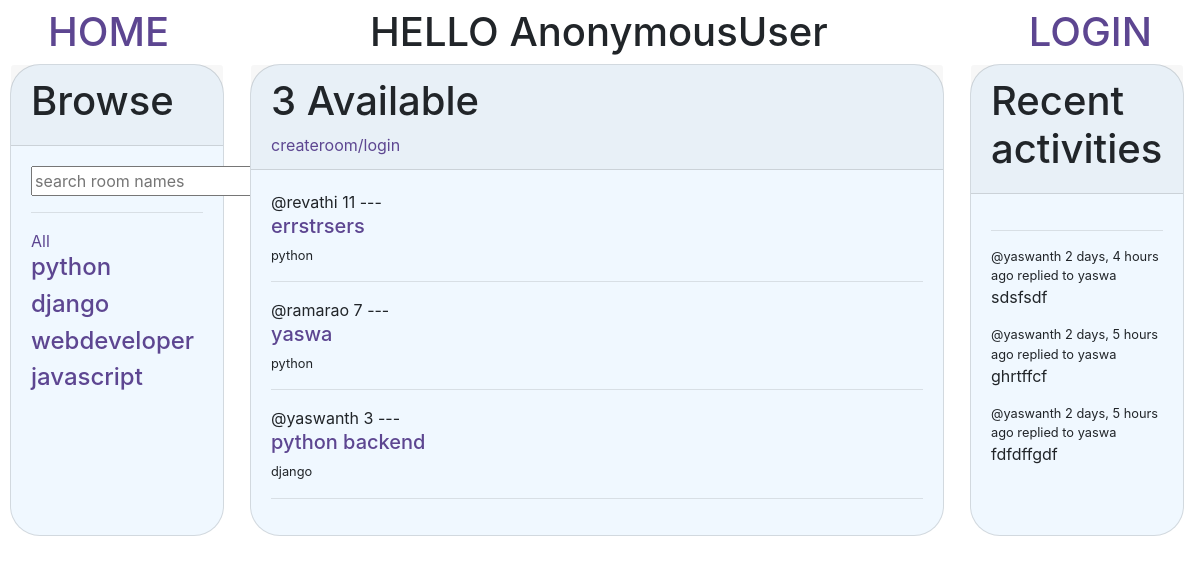
The page /?q=python on the database its author committed.
### base/models.py (models this page shows, shortened)
class Topic(models.Model):
    name = models.CharField(max_length=200)

class Room(models.Model):
    host = models.ForeignKey(User, on_delete=models.SET_NULL, null=True)
    topic = models.ForeignKey(Topic, on_delete=models.SET_NULL, null=True)
    name = models.CharField(max_length=200)
    participants = models.ManyToManyField(User, related_name="paricipants", blank=True)
    description = models.TextField(null=True, blank=True)
    updated = models.DateTimeField(auto_now=True)
    created = models.DateTimeField(auto_now_add=True)
    id = models.AutoField(primary_key=True)
    class Meta:
        ordering = ["-updated", "-created"]
    def __str__(self):
        return self.name[:20]

class Message(models.Model):
    user = models.ForeignKey(User, on_delete=models.CASCADE)
    room = models.ForeignKey(Room, on_delete=models.CASCADE)
    body = models.TextField()
    updated = models.DateTimeField(auto_now=True)
    created = models.DateTimeField(auto_now_add=True)
    class Meta:
        ordering = ["-updated", "-created"]

### base/views.py (the view)
# urls.py: path("", home, name="home"),
def home(request):
    q = request.GET.get("q", "")
    rooms = Room.objects.filter(
        Q(topic__name__icontains=q) | Q(name__icontains=q) | Q(description__icontains=q)
    )
    rooms_count = rooms.count()
    room_messages = Message.objects.filter(Q(room__topic__name__icontains=q))
    topics = Topic.objects.all()
    context = {
        "rooms": rooms,
        "topics": topics,
        "rooms_count": rooms_count,
        "room_messages": room_messages,
    }
    return render(request, "base/home.html", context)

### base/templates/base/home.html (shortened to what this page needs)
{% extends 'main.html' %}
{% load static %}
{%block content %}
<head>
    <link rel="stylesheet" type="text/css" href="{% static 'style\home.css' %}" />
</head>
<body>
    <div class="main">
        <div class="card">
            <div class="card-header">
                <h1>Browse</h1>
            </div>
            <div class="card-body">
                <form role="search" method="GET" action="{% url 'home' %}">
                    <input name="q" placeholder="search room names">
                </form>
                {% include 'base/topic_components.html' %}
            </div>
        </div>
        <div class="card">
            <div class="card-header">
                <h1>{{rooms_count}} Available</h1>
                <a href="{% url 'create_room' %}">
                    createroom/login
                </a>
            </div>
            <div class="card-body">
                {% include 'base/feed_component.html' %}
            </div>
        </div>
        <div class="card">
            <div class="card-header">
                <h1>Recent activities</h1>
            </div>
            <div class="card-body">
                {% include 'base/activity_component.html' %}
            </div>
        </div>
    </div>
</body>
</html>
{% endblock content %}

### base/templates/base/topic_components.html
<hr>
<a href="{% url 'home' %}">All</a>
{% for topic in topics|slice:":10" %}
<div>
    <a href="{% url 'home' %}?q={{topic.name}}">
        <h4>{{topic.name}}</h4>
    </a>
</div>
{% endfor %}

### base/templates/base/feed_component.html (shortened to what this page needs)
<div>
    {% for room in rooms %}
    <span>@{{room.host.username}}</span>
    {{room.id}} ---<a href="{% url 'room' room.id %}">
        <h5>{{room.name}}</h5>
    </a>
    <small>{{room.topic.name}}</small>
    <hr>
    {% endfor %}
</div>

### base/templates/base/activity_component.html
<hr>
{% for message in room_messages|slice:":6" %}
<div>
    <small>@{{message.user}} {{message.created|timesince}} ago </small>
    <small>replied to {{message.room}}</small>
    <p>{{message.body}}</p>
</div>
{% endfor %}

### static/style/navbar.css (style rules this page uses)
body { background-color: Hex #9eb3cb; }

### static/style/home.css (style rules this page uses)
.main { display: grid; grid-template-columns: 1fr 3fr 1fr; }
.card { margin-left: 10px; margin-right: 16px; background-color: aliceblue; border-radius: 30px; }
a { color: #5d4691; text-decoration: none; }

### templates/main.html (style rules this page uses)
body { background-color: rgb(199, 245, 229); }

### rows shown on the page
Topic: name "python"
Topic: name "django"
Topic: name "webdeveloper"
Topic: name "javascript"
Room: host.username "revathi", id "11", name "errstrsers", topic.name "python"
Room: host.username "ramarao", id "7", name "yaswa", topic.name "python"
Room: host.username "yaswanth", id "3", name "python backend", topic.name "django"
Message: user "yaswanth", created "2 days, 4 hours", room "yaswa", body "sdsfsdf"
Message: user "yaswanth", created "2 days, 5 hours", room "yaswa", body "ghrtffcf"
Message: user "yaswanth", created "2 days, 5 hours", room "yaswa", body "fdfdffgdf"

### other values the page prints
{{ request.user }} "AnonymousUser"
{{ rooms_count }} "3"
